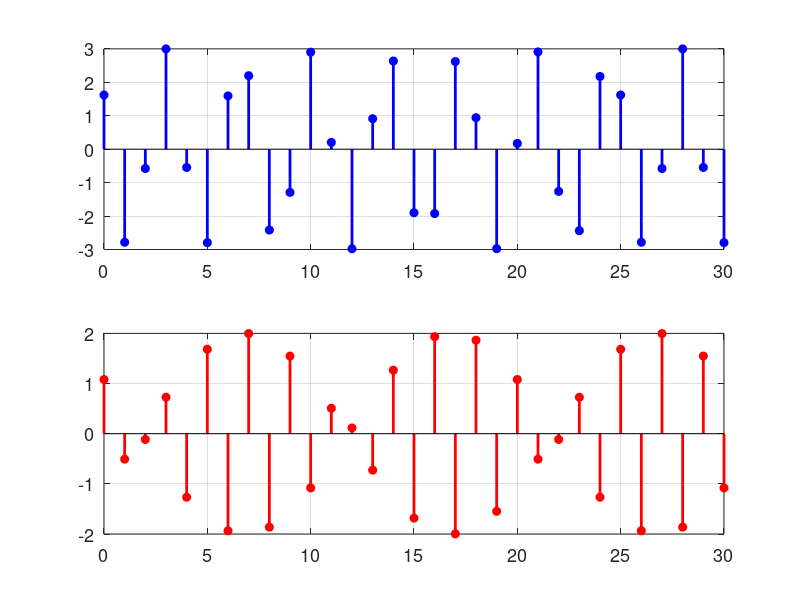

Here is the MATLAB script that generated this plot:
% file e7_2_PA2sines.m
% plot two discrete sines 
set(0,'defaultAxesFontSize',13); close all;
n=[0:30];
x1 = 3*cos(0.56*pi*n+1); x2=2*cos(5.1*pi*n+1);
figure('position',[100 100, 700,500]),
 subplot(2,1,1),stem(n,x1,'b','filled','LineWidth',2'),grid on, 
 subplot(2,1,2),stem(n,x2,'r','filled','LineWidth',2),grid on; 
